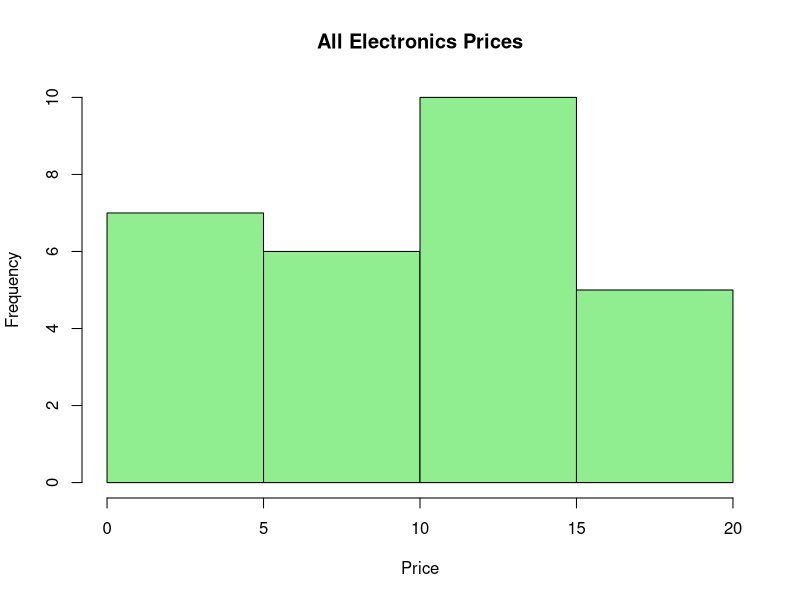

The R script that drew this image:
prices <- c(1, 1, 5, 5, 5, 5, 5, 8, 8,
            10, 10, 10, 10, 12, 14, 14, 14,
            15, 15, 15, 15, 15, 15,
            18, 18, 18, 18, 18)

num_bins <- 3

bins <- split(prices,
              cut(seq_along(prices),
                  breaks = num_bins,
                  labels = FALSE))

print("Equal-frequency bins:")
print(bins)

mean_smoothing <- unlist(lapply(bins, function(x)
  rep(mean(x), length(x))))

boundary_smoothing <- unlist(lapply(bins, function(x)
  sapply(x, function(v) {
    if (abs(v - min(x)) <= abs(v - max(x)))
      min(x) else max(x)
  })))

print("Bin mean smoothing:")
print(mean_smoothing)

print("Bin boundary smoothing:")
print(boundary_smoothing)

hist(prices, breaks = num_bins, col = "lightgreen",
     main = "All Electronics Prices",
     xlab = "Price")
